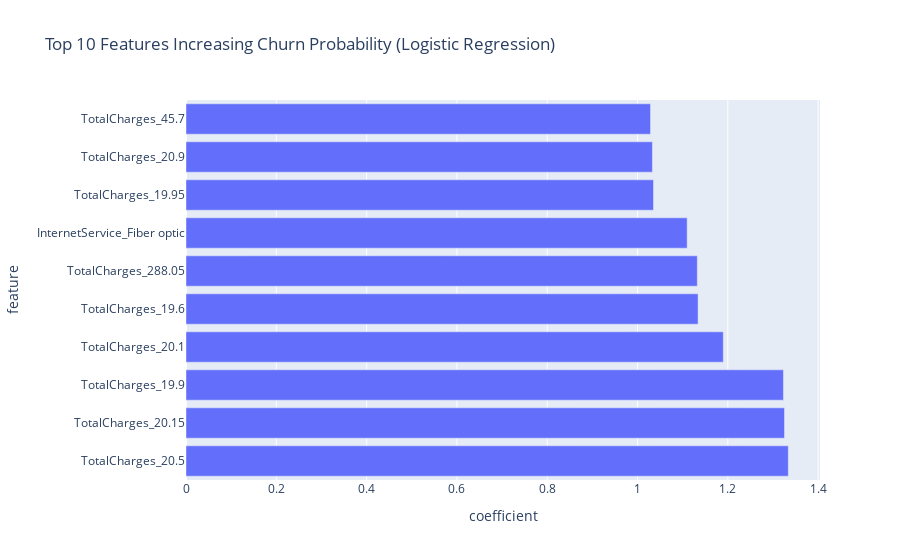
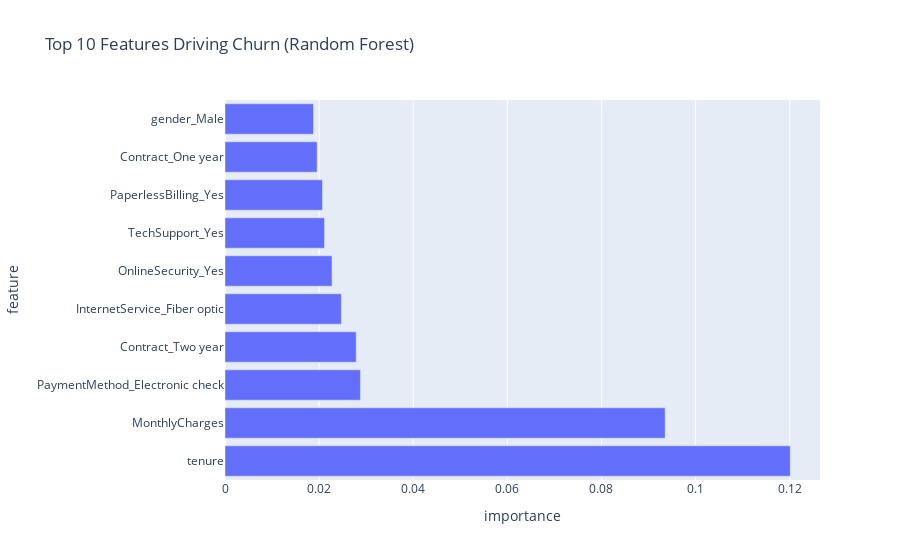

The notebook cell saved with these charts, in order:
### Markdown cell above
### Feature Importance Visualization

### Code cell
# Logistic Regression coefficients
coefficients = log_model.coef_[0]
feature_importance = pd.DataFrame({'feature':X_train.columns,'coefficient':coefficients}).sort_values(by='coefficient', ascending=False)

fig = px.bar(feature_importance.head(10), x='coefficient', y='feature', orientation='h',
             title="Top 10 Features Increasing Churn Probability (Logistic Regression)")
fig.show()

# Random Forest feature importance
rf_importance = pd.DataFrame({'feature': X_train.columns, 'importance': rf_model.feature_importances_}).sort_values(by='importance', ascending=False)

fig = px.bar(rf_importance.head(10), x='importance', y='feature', orientation='h',
             title="Top 10 Features Driving Churn (Random Forest)")
fig.show()

### Figure 1 — Plotly figure (JSON) as saved in the notebook; plotly's stock layout.template omitted (floating-point values rounded to 4 significant figures)
{"data": [{"hovertemplate": "coefficient=%{x}<br>feature=%{y}<extra></extra>", "legendgroup": "", "marker": {"color": "#636efa", "pattern": {"shape": ""}}, "name": "", "orientation": "h", "showlegend": false, "textposition": "auto", "type": "bar", "x": [1.334, 1.326, 1.323, 1.19, 1.134, 1.132, 1.11, 1.035, 1.033, 1.029], "xaxis": "x", "y": ["TotalCharges_20.5", "TotalCharges_20.15", "TotalCharges_19.9", "TotalCharges_20.1", "TotalCharges_19.6", "TotalCharges_288.05", "InternetService_Fiber optic", "TotalCharges_19.95", "TotalCharges_20.9", "TotalCharges_45.7"], "yaxis": "y"}], "layout": {"barmode": "relative", "legend": {"tracegroupgap": 0}, "title": {"text": "Top 10 Features Increasing Churn Probability (Logistic Regression)"}, "xaxis": {"anchor": "y", "domain": [0, 1], "title": {"text": "coefficient"}}, "yaxis": {"anchor": "x", "domain": [0, 1], "title": {"text": "feature"}}}}

### Figure 2 — Plotly figure (JSON) as saved in the notebook; plotly's stock layout.template omitted (floating-point values rounded to 4 significant figures)
{"data": [{"hovertemplate": "importance=%{x}<br>feature=%{y}<extra></extra>", "legendgroup": "", "marker": {"color": "#636efa", "pattern": {"shape": ""}}, "name": "", "orientation": "h", "showlegend": false, "textposition": "auto", "type": "bar", "x": [0.1201, 0.09353, 0.02878, 0.02788, 0.02473, 0.02274, 0.02114, 0.0207, 0.01958, 0.01881], "xaxis": "x", "y": ["tenure", "MonthlyCharges", "PaymentMethod_Electronic check", "Contract_Two year", "InternetService_Fiber optic", "OnlineSecurity_Yes", "TechSupport_Yes", "PaperlessBilling_Yes", "Contract_One year", "gender_Male"], "yaxis": "y"}], "layout": {"barmode": "relative", "legend": {"tracegroupgap": 0}, "title": {"text": "Top 10 Features Driving Churn (Random Forest)"}, "xaxis": {"anchor": "y", "domain": [0, 1], "title": {"text": "importance"}}, "yaxis": {"anchor": "x", "domain": [0, 1], "title": {"text": "feature"}}}}
